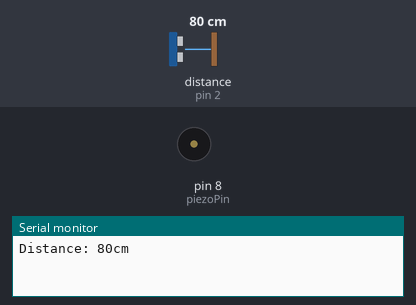
Bench run of a sketch on a simulated Arduino Uno, built with avr-gcc and run on an emulated ATmega328P. Parts: buzzer (waves = sounding), the last lines printed to the serial monitor. Wiring (inferred from the names in the program): ultrasonic range finder: trigger pin 3; echo pin 2. Inputs (shaded band) come from the test bench; at power-on: distance to the obstacle (sensor on pin 2) 80 cm. The echo pulse lasts 58.3 µs per cm.

Above: at 1.2 s.
1.3 s: distance to the obstacle (sensor on pin 2) set to 2 cm
At 2.1 s:
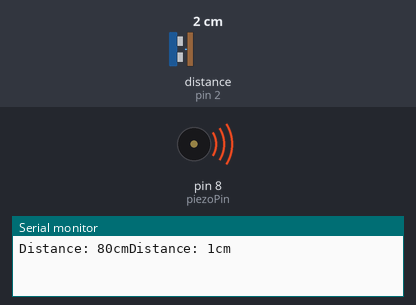
Timing chart, 0 to 4.3 s (numbered marks = the images above; inputs shaded):
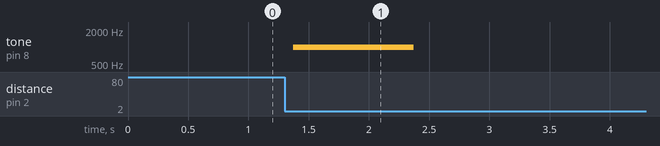

Measured:
- after the input at 1.3 s, tone on pin 8 (piezoPin): silent → 1000 Hz after 0.07 s, → silent 1.0 s later

The sketch:

Chapter04-Ex05.ino
```cpp
// C++ code
//
const int trigPin = 3;
const int echoPin = 2;
const int piezoPin = 8;
int value;

int readSensor(){
  digitalWrite(trigPin, HIGH);
  delayMicroseconds(10);
  digitalWrite(trigPin, LOW);
  //pulseIn: returns the length of the pulse in ms while ECHO is HIGH
  return int(0.01723 * pulseIn(echoPin, HIGH)); //(34460x 10^-6) /2
}

void setup() {
  pinMode(trigPin, OUTPUT);
  pinMode(echoPin, INPUT);
  pinMode(piezoPin, OUTPUT);
  digitalWrite(trigPin, LOW);
  Serial.begin(9600);
}

void loop() {
  value = readSensor();
  Serial.print("Distance: ");
  Serial.print(value);
  Serial.print("cm");
  while( abs(value - readSensor()) <= 2 ) delay(100);

  // Change the sound of the piezo based on distance
  //tone(pin, frequency, duration in ms)
  if (value < 100) {
    tone(piezoPin, 1000, 1000);  // Low distance
    delay(350);
  } else if (value < 200) {
    tone(piezoPin, 500, 1000);  // Medium distance
    delay(350);
  } else if (value < 300) {
    tone(piezoPin, 2000, 1000);  // Maximum distance
    delay(350);
  }
   else {
    noTone(piezoPin);  // No sound for greater distance
    delay(1000);
  }
}
```
